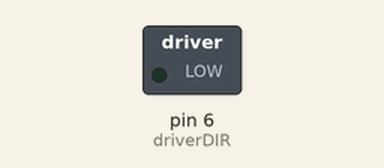
This sketch was run on a simulated Arduino Uno, built with avr-gcc and run on an emulated ATmega328P. Parts: switched loads named in the sketch (green lamp = pin HIGH). Pins used as bus, display or sensor lines are not drawn.

Above: at 0.1 s.
At 1.1 s:
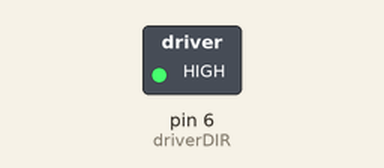
Timing chart, 0 to 2.6 s (numbered marks = the images above):
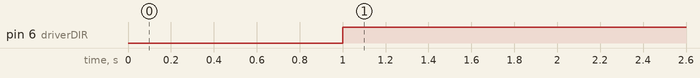

The sketch:

exa.ino
```cpp
int driverPUL = 7;    // PUL- pin
int driverDIR = 6;    // DIR- pin

int pd = 300;       // Pulse Delay period 2000 - 300 (Velocidad)
int poiints_per_rev = 800; // (Config del driver)
boolean setdir = HIGH; // Set Direction

int points;
int angles;
int obj;
int cur;

void setup() {
  Serial.begin(115200);
  pinMode (driverPUL, OUTPUT);
  pinMode (driverDIR, OUTPUT);
}

void loop() {
  /*
  if (Serial.available() ) {
    angles = String(Serial.readString()).toInt();
  }*/
  move_to(0);
  delay(1000);
  move_to(90);
  delay(1000);
  move_to(180);
  delay(1000);
}

void move_to(int ang) {
  if (ang >= cur) {
    obj = map(ang, 0, 360, 0, poiints_per_rev);
    if (points != obj) {
      move_motor_f();
    }
    else {
      cur = ang;
    }
  }
  else {
    obj = map(ang, 0, 360, 0, poiints_per_rev);
    if (points != obj) {
      move_motor_b();
    }
    else {
      cur = ang;
    }
  }
}

void move_motor_f() {
  setdir = HIGH;
  digitalWrite(driverDIR, setdir);
  digitalWrite(driverPUL, HIGH);
  delayMicroseconds(pd);
  digitalWrite(driverPUL, LOW);
  delayMicroseconds(pd);
  points++;
  if (points > poiints_per_rev) {
    points = 0;
  }
}

void move_motor_b() {
  setdir = LOW;
  digitalWrite(driverDIR, setdir);
  digitalWrite(driverPUL, HIGH);
  delayMicroseconds(pd);
  digitalWrite(driverPUL, LOW);
  delayMicroseconds(pd);
  points--;
  if (points < 0) {
    points = poiints_per_rev;
  }
}
```

Measured:
- by itself, pin 6 (driverDIR): LOW → HIGH at 1.0 s
